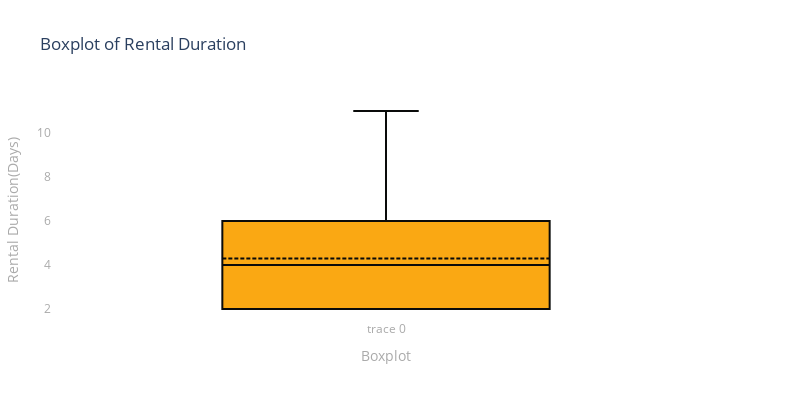

Write notebook code for a chart like this one.
### Code cell
def plot_boxplot(data, x_title, y_title, title):
    trace = go.Box(
        y=data,
        boxpoints='outliers',
        marker=dict(
            color=color2,
            outliercolor=color2
        ),
        line=dict(color=color2),
        fillcolor=color1,
        whiskerwidth=0.2,
        boxmean=True
    )

    layout = gen_layout(title, x_title, y_title, 50, 400)
    layout['plot_bgcolor'] = color3
    layout['paper_bgcolor'] = color3

    fig = go.Figure(data=[trace], layout=layout)
    fig.show()


plot_boxplot(vehicle_rentals_df['Rental_Duration'], 'Boxplot',
             'Rental Duration(Days)', 'Boxplot of Rental Duration')

### Figure 1 — Plotly figure (JSON) as saved in the notebook; plotly's stock layout.template omitted (floating-point values rounded to 4 significant figures; data arrays with more than 128 entries replaced by an {"elided": "..."} marker saying what was removed)
{"data": [{"boxmean": true, "boxpoints": "outliers", "fillcolor": "#FAA813", "line": {"color": "#0A0B0A"}, "marker": {"color": "#0A0B0A", "outliercolor": "#0A0B0A"}, "type": "box", "whiskerwidth": 0.2, "y": {"elided": "3437 int values"}}], "layout": {"height": 400, "margin": {"l": 50}, "paper_bgcolor": "#FFFFFF", "plot_bgcolor": "#FFFFFF", "showlegend": false, "title": {"text": "Boxplot of Rental Duration"}, "width": 800, "xaxis": {"color": "#AAAAAA", "showgrid": false, "title": {"font": {"color": "#AAAAAA"}, "text": "Boxplot"}}, "yaxis": {"color": "#AAAAAA", "showgrid": false, "title": {"font": {"color": "#AAAAAA"}, "text": "Rental Duration(Days)"}}}}
